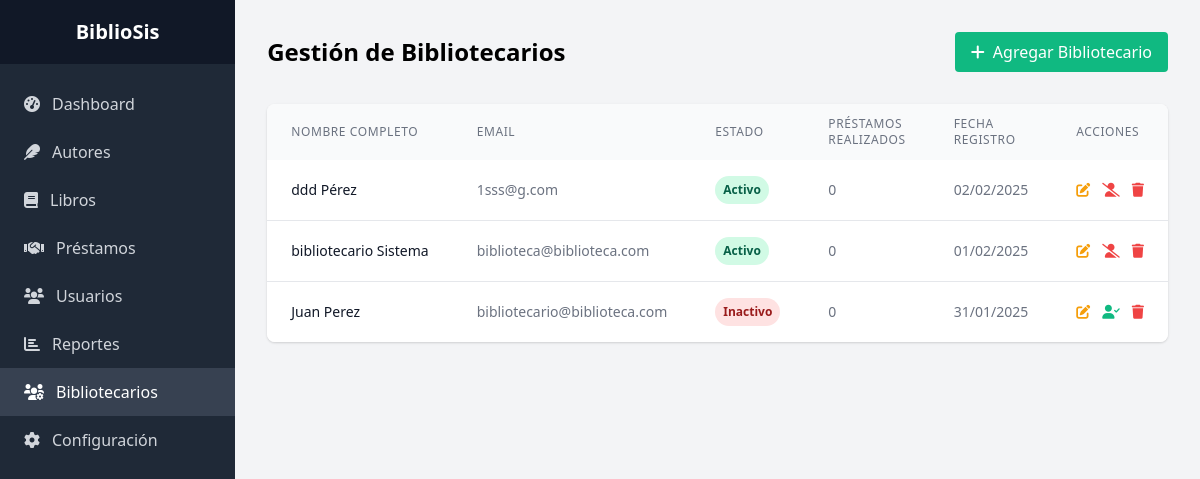
Page /admin/bibliotecarios/index.php (signed in) on the earlier database version.
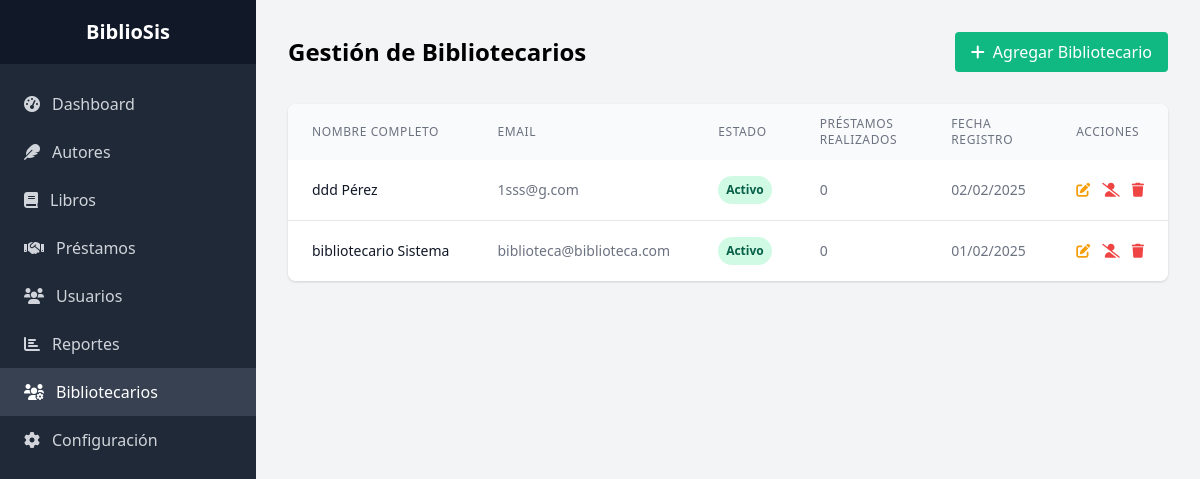
Same page on the later database version.
### tables this page shows
CREATE TABLE `usuarios` (
  `id_usuario` int(11) NOT NULL,
  `nombre` varchar(100) NOT NULL,
  `apellido` varchar(100) NOT NULL,
  `email` varchar(100) NOT NULL,
  `password` varchar(255) NOT NULL,
  `id_rol` int(11) DEFAULT NULL,
  `fecha_registro` timestamp NOT NULL DEFAULT current_timestamp(),
  `estado` enum('Activo','Inactivo') DEFAULT 'Activo'
);

### admin/bibliotecarios/index.php (the view, shortened to what the changed rows need)
<?php
require_once '../../config/config.php';
try {
    $stmt = $pdo->query("
        SELECT u.*, r.nombre_rol,
               (SELECT COUNT(*) FROM prestamos p WHERE p.id_usuario = u.id_usuario) as total_prestamos
        FROM usuarios u
        JOIN roles r ON u.id_rol = r.id_rol
        WHERE u.id_rol = 2
        ORDER BY u.fecha_registro DESC
    ");
    $bibliotecarios = $stmt->fetchAll();
} catch(PDOException $e) {
    error_log($e->getMessage());
    $error = "Error al cargar la lista de bibliotecarios.";
}
?>
<!DOCTYPE html>
<html lang="es">
<head>
    <link href="https://cdnjs.cloudflare.com/ajax/libs/tailwindcss/2.2.19/tailwind.min.css" rel="stylesheet">
    <link href="https://cdnjs.cloudflare.com/ajax/libs/font-awesome/6.0.0/css/all.min.css" rel="stylesheet">
</head>
<body class="bg-gray-100">
    <div class="flex">
        <div class="flex-1 p-8">
            <div class="max-w-7xl mx-auto">
                <div class="flex justify-between items-center mb-8">
                    <h1 class="text-2xl font-bold">Gestión de Bibliotecarios</h1>
                </div>
                <div class="bg-white rounded-lg shadow overflow-hidden">
                    <table class="min-w-full">
                        <thead class="bg-gray-50">
                            <tr>
                                <th class="px-6 py-3 text-left text-xs font-medium text-gray-500 uppercase tracking-wider">
                                    Nombre Completo
                                </th>
                                <th class="px-6 py-3 text-left text-xs font-medium text-gray-500 uppercase tracking-wider">
                                    Email
                                </th>
                                <th class="px-6 py-3 text-left text-xs font-medium text-gray-500 uppercase tracking-wider">
                                    Estado
                                </th>
                                <th class="px-6 py-3 text-left text-xs font-medium text-gray-500 uppercase tracking-wider">
                                    Préstamos Realizados
                                </th>
                                <th class="px-6 py-3 text-left text-xs font-medium text-gray-500 uppercase tracking-wider">
                                    Fecha Registro
                                </th>
                                <th class="px-6 py-3 text-left text-xs font-medium text-gray-500 uppercase tracking-wider">
                                    Acciones
                                </th>
                            </tr>
                        </thead>
                        <tbody class="bg-white divide-y divide-gray-200">
                            <?php foreach ($bibliotecarios as $bibliotecario): ?>
                            <tr>
                                <td class="px-6 py-4 whitespace-nowrap">
                                    <div class="text-sm font-medium text-gray-900">
                                        <?php echo htmlspecialchars($bibliotecario['nombre'] . ' ' . $bibliotecario['apellido']); ?>
                                    </div>
                                </td>
                                <td class="px-6 py-4 whitespace-nowrap">
                                    <div class="text-sm text-gray-500">
                                        <?php echo htmlspecialchars($bibliotecario['email']); ?>
                                    </div>
                                </td>
                                <td class="px-6 py-4 whitespace-nowrap">
                                    <span class="px-2 py-1 inline-flex text-xs leading-5 font-semibold rounded-full
                                        <?php echo $bibliotecario['estado'] === 'Activo'
                                            ? 'bg-green-100 text-green-800'
                                            : 'bg-red-100 text-red-800'; ?>">
                                        <?php echo htmlspecialchars($bibliotecario['estado']); ?>
                                    </span>
                                </td>
                                <td class="px-6 py-4 whitespace-nowrap text-sm text-gray-500">
                                    <?php echo $bibliotecario['total_prestamos']; ?>
                                </td>
                                <td class="px-6 py-4 whitespace-nowrap text-sm text-gray-500">
                                    <?php echo date('d/m/Y', strtotime($bibliotecario['fecha_registro'])); ?>
                                </td>
                                <td class="px-6 py-4 whitespace-nowrap text-right text-sm font-medium">
                                    <div class="flex space-x-3">
                                        <a href="editar.php?id=<?php echo $bibliotecario['id_usuario']; ?>"
                                           class="text-yellow-500 hover:text-yellow-700">
                                            <i class="fas fa-edit"></i>
                                        </a>
                                        <form method="POST" class="inline"
                                              onsubmit="return confirm('¿Cambiar el estado del bibliotecario?');">
                                            <button type="submit"
                                                    class="<?php echo $bibliotecario['estado'] === 'Activo'
                                                        ? 'text-red-500 hover:text-red-700'
                                                        : 'text-green-500 hover:text-green-700'; ?>">
                                                <i class="fas <?php echo $bibliotecario['estado'] === 'Activo'
                                                    ? 'fa-user-slash'
                                                    : 'fa-user-check'; ?>"></i>
                                            </button>
                                        </form>
                                        <?php if ($bibliotecario['total_prestamos'] == 0): ?>
                                        <form method="POST" class="inline"
                                              onsubmit="return confirm('¿Estás seguro de eliminar este bibliotecario?');">
                                            <button type="submit" class="text-red-500 hover:text-red-700">
                                                <i class="fas fa-trash"></i>
                                            </button>
                                        </form>
                                        <?php endif; ?>
                                    </div>
                                </td>
                            </tr>
                            <?php endforeach; ?>
                        </tbody>
                    </table>
                </div>
            </div>
        </div>
    </div>
</body>
</html>

Differences in the rows shown:
removed usuarios: nombre+apellido "Juan Perez", email "bibliotecario@biblioteca.com", estado "Inactivo", total_prestamos "0", fecha_registro "31/01/2025"
